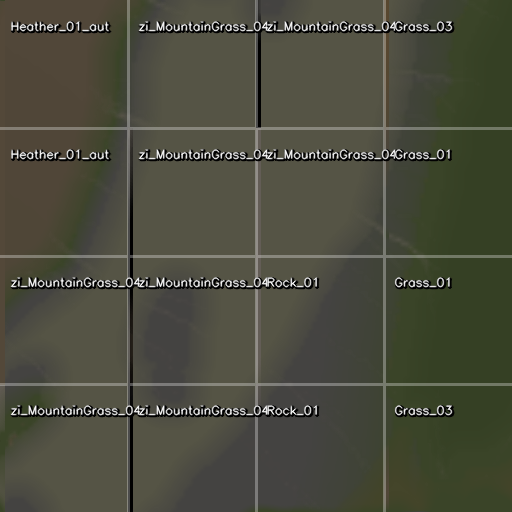
#> input picture tile_1_13_debug.png, 512 x 512 px; its folder holds only this picture in this run
$ python simulate_masks.py --masks-dir .
#> lines starting #> are read from the running program, lines starting #| are printed output that depends on the picture; after the words box and inside, x2 and y2 are one past the last pixel; in counts of white or black regions, pixels touching at a corner belong together
### clean_weights.py
"""
Clean Weights - Module en lecture seule pour l'onglet Corrections

Modes d'analyse disponibles (appelés depuis l'application) :
1. mode_scan       : Scan rapide, liste tiles avec slots négligeables
2. mode_inspect    : Image debug 800×800 avec rendu texturé
3. mode_validate   : Valider la cohérence d'une tile
4. mode_weights    : Afficher les poids réels (0-31) par matériau
5. mode_scan_zone  : Scanner les blocs Zone B et lister résidus

Note : Les modes d'écriture ont été retirés à l'étape 4c (archivés hors dépôt).
"""

import struct
import sys
import json
import numpy as np
import cv2
from pathlib import Path
from typing import Dict, List, Tuple, Optional

# Import modules terrain
sys.path.insert(0, str(Path(__file__).parent.parent))
from edds_decoder import decode_edds_layer, extract_all_weights
from catalog_config import get_catalog_path


# ============================================================================
# UTILITAIRES LECTURE/ÉCRITURE
# ============================================================================

_LRS2_SHIFT_LOGGED = set()  # Track (grid_w, num_blk) déjà loggés

# [21 lines left out: function compute_lrs2_shift, not called in this run]

def read_lrs2_from_ttile(ttile_path: Path, grid_w: int = 32, num_blk: int = 4) -> Optional[Dict[Tuple[int, int], List[int]]]:
    """Lit le chunk LRS2 d'un .ttile."""
    if not ttile_path.exists():
        return None

    shift = compute_lrs2_shift(grid_w, num_blk)
    mask = (1 << shift) - 1

    try:
        data = ttile_path.read_bytes()
        lrs2_offset = data.find(b'LRS2')
        if lrs2_offset == -1:
            return None

        chunk_size = struct.unpack_from('>I', data, lrs2_offset + 4)[0]
        lrs2_data = data[lrs2_offset + 8:lrs2_offset + 8 + chunk_size]

        blocks = {}
        pos = 0

        while pos < len(lrs2_data):
            if pos + 6 > len(lrs2_data):
                break

            index = struct.unpack_from('<I', lrs2_data, pos)[0]
            count = struct.unpack_from('<H', lrs2_data, pos + 4)[0]

            if count == 0 or count > 7:
                break

            mat_ids = list(struct.unpack_from(f'<{count}H', lrs2_data, pos + 6))

            # Extraire coordonnées locales (0-3, 0-3)
            bx_global = index & mask
            by_global = (index >> shift) & mask
            bx_local = bx_global % num_blk
            by_local = by_global % num_blk

            # Stocker (local, local, index_original) pour préserver l'index LRS2
            blocks[(bx_local, by_local)] = (mat_ids, index)
            pos += 6 + count * 2

        return blocks

    except Exception:
        return None


# [852 lines left out: functions find_layer_path, read_layer_dds, calculate_lrs2_coords, analyze_block_weights, extract_tile_id, mode_scan and 5 more, not called in this run]

# ============================================================================
# MODE 7: SCAN-ZONE et CLEAN-ZONE
# ============================================================================

# Constantes Zone B
ALLOWED_MATS_ZONE_B = {0, 3}  # Grass_03_defaut (w0) + Grass_03 (ID=3)
# Note: SeaBed_01 sera ajouté dynamiquement depuis surfaces


# [254 lines left out: functions get_zone_b_blocks, mode_scan_zone, not called in this run]


# ============================================================================
# MODE 8: RESET-ZONE
# ============================================================================


# ============================================================================
# MAIN
# ============================================================================

### catalog_config.py
# -*- coding: utf-8 -*-
"""
catalog_config.py — Configuration centralisée du chemin du catalog.json
Compatible : mode dev, mode exe (PyInstaller), usage standalone des scripts.

Ce module est importé par main.py et tous les scripts nécessitant le catalog.
"""

import sys
from pathlib import Path

# ============================================================================
# DÉFINITION UNIQUE DES CHEMINS (DEV + EXE)
# ============================================================================

if getattr(sys, 'frozen', False):
    # Mode EXE (PyInstaller)
    USER_DIR = Path.home() / "Documents" / "MapGeneratorPro"
else:
    # Mode DEV
    USER_DIR = Path(__file__).resolve().parent

TEXTURES_USER_DIR = USER_DIR / "data" / "Textures_ArmaReforger" / "Textures"

# ----------------------------------------------------------------------
# Fonction utilitaire pour obtenir le chemin du catalog.json
# ----------------------------------------------------------------------
def get_catalog_path() -> Path:
    """
    Retourne le chemin absolu du catalog.json global.

    Résolution centralisée :
    - Mode EXE : Documents/MapGeneratorPro/data/Textures_ArmaReforger/Textures/catalog.json
    - Mode DEV : <racine_projet>/data/Textures_ArmaReforger/Textures/catalog.json

    Returns:
        Path: Chemin absolu vers catalog.json
    """
    return TEXTURES_USER_DIR / "catalog.json"


# Constante pour usage direct
CATALOG_PATH = get_catalog_path()

# ----------------------------------------------------------------------
# Test du module
# ----------------------------------------------------------------------
# [7 lines that do not run on import are left out]

### simulate_masks.py
"""
simulate_masks.py — Simulation budget slots par bloc (lecture seule)
=====================================================================
Génère une image PNG 4096×4096 montrant le budget de slots
par bloc après simulation de l'empilement des masques.

Usage:
    python simulate_masks.py --masks-dir path/to/masks
    python simulate_masks.py --masks-dir path/to/masks --output budget.png
"""

import argparse
import sys
import numpy as np
import cv2
from pathlib import Path
from collections import defaultdict

# Import fonctions depuis clean_weights.py
from clean_weights import (
    find_layer_path,
    read_layer_dds,
    read_lrs2_from_ttile,
)

# Chemins
DATA_DIR = Path(r"I:\Reforger_addons travail\Zimnitrita_map\World\Zimnitrita\Terrain\.Data")
EDITOR_DATA_DIR = Path(r"I:\Reforger_addons travail\Zimnitrita_map\World\Zimnitrita\Terrain\.EditorData")
TTILE_DIR = DATA_DIR

# Constantes
TILE_GRID = 32
BLOC_PER_TILE = 4
TOTAL_BLOCS = 128
BUDGET_MAX = 7
CELL = 32
OUT_SIZE = TOTAL_BLOCS * CELL  # 4096

# Couleurs
COLOR_OK = (0, 180, 0)          # Vert (0-5 slots)
COLOR_LIMIT = (255, 160, 0)     # Orange (6 slots)
COLOR_OVER = (220, 0, 0)        # Rouge (7 slots)
COLOR_CRITICAL = (140, 0, 0)    # Rouge foncé (8+ slots)
COLOR_GRID = (60, 60, 60)       # Gris (grille tuiles)


def detect_bloc_px(mask_size: int) -> int:
    """
    Détecte le nombre de pixels par bloc dans le masque.

    Args:
        mask_size: largeur du masque en pixels

    Returns:
        pixels par bloc
    """
    if mask_size >= 8000:
        return 62  # ~62.5px par bloc
    elif mask_size >= 4000:
        return 32  # 4096/128 = 32px par bloc
    else:
        return mask_size // TOTAL_BLOCS


def read_current_slots() -> np.ndarray:
    """
    Lit l'état actuel des .edds pour compter les slots occupés par bloc.

    Returns:
        Array (128, 128) avec le nombre de slots actuels par bloc
    """
    print("[1/4] Lecture état actuel des .edds...")

    slots_actuels = np.zeros((TOTAL_BLOCS, TOTAL_BLOCS), dtype=np.uint8)

    for ty_reforger in range(TILE_GRID):
        for tx in range(TILE_GRID):
            tile_id = ty_reforger * 32 + tx

            # Lire LRS2
            ttile_path = TTILE_DIR / f"Terrain_{tile_id}.ttile"
            lrs2_blocks = read_lrs2_from_ttile(ttile_path)

            if lrs2_blocks is None:
                continue

            # Compter slots par bloc
            for (bx, by), (mat_ids, orig_index) in lrs2_blocks.items():
                bx_global = tx * 4 + bx
                ty_png = 31 - ty_reforger
                by_global = ty_png * 4 + by
                slots_actuels[by_global, bx_global] = len(mat_ids)

    nb_total = np.count_nonzero(slots_actuels)
    print(f"  {nb_total} blocs avec slots actuels (moyenne: {slots_actuels[slots_actuels>0].mean():.1f})")

    return slots_actuels


def simulate_masks_stacking(masks_dir: Path, slots_actuels: np.ndarray, exclude: list = None, threshold: float = 0.10) -> tuple:
    """
    Simule l'empilement des masques PNG.

    Args:
        masks_dir: dossier contenant les masques PNG
        slots_actuels: array (128, 128) avec slots actuels
        exclude: liste de noms de fichiers à ignorer (optionnel)
        threshold: seuil de coverage minimum pour compter +1 slot (défaut: 0.10)

    Returns:
        (total_slots, mask_contributions)
        total_slots: array (128, 128) avec total après empilement
        mask_contributions: dict {mask_name: count_blocs_touched}
    """
    print("[2/4] Simulation empilement masques...")

    # Charger tous les masques dans l'ordre alphabétique
    mask_files = sorted(masks_dir.glob("*.png"))

    # Filtrer les fichiers exclus
    if exclude:
        exclude_set = set(exclude)
        mask_files = [f for f in mask_files if f.name not in exclude_set]
        if exclude_set:
            print(f"  Exclus: {', '.join(sorted(exclude_set))}")

    if not mask_files:
        print(f"[ERR] Aucun masque PNG trouvé dans {masks_dir}")
        sys.exit(1)

    print(f"  {len(mask_files)} masques à empiler")

    slots_masques = np.zeros((TOTAL_BLOCS, TOTAL_BLOCS), dtype=np.uint8)
    mask_contributions = {}

    for mask_file in mask_files:
        # Charger masque
        mask_img = cv2.imread(str(mask_file), cv2.IMREAD_UNCHANGED)
        if mask_img is None:
            print(f"  [WARN] Impossible de lire {mask_file.name}")
            continue

        # Convertir en binaire
        if len(mask_img.shape) == 3:
            mask_img = cv2.cvtColor(mask_img, cv2.COLOR_BGR2GRAY)
        mask_bin = (mask_img > 0).astype(np.uint8)

        h, w = mask_bin.shape
        bloc_px = detect_bloc_px(w)

        # Compter les blocs touchés par ce masque
        blocs_touched = 0

        for by_global in range(TOTAL_BLOCS):
            for bx_global in range(TOTAL_BLOCS):
                y0 = by_global * bloc_px
                x0 = bx_global * bloc_px
                y1 = min(y0 + bloc_px, h)
                x1 = min(x0 + bloc_px, w)

                zone_bloc = mask_bin[y0:y1, x0:x1]

                # Si coverage >= threshold → +1 slot
                coverage = zone_bloc.sum() / zone_bloc.size
                if coverage >= threshold:
                    if slots_masques[by_global, bx_global] == 0:
                        blocs_touched += 1
                    slots_masques[by_global, bx_global] += 1

        mask_contributions[mask_file.name] = blocs_touched
        print(f"  {mask_file.name}: {blocs_touched} blocs touchés")

    # Total = slots actuels + slots masques
    total_slots = slots_actuels + slots_masques

    return total_slots, mask_contributions


def generate_budget_image(total_slots: np.ndarray) -> np.ndarray:
    """
    Génère l'image 4096×4096 avec code couleur par budget.

    Args:
        total_slots: array (128, 128) avec total slots par bloc

    Returns:
        Image BGR (4096, 4096, 3)
    """
    print("[3/4] Génération image budget...")

    img = np.zeros((OUT_SIZE, OUT_SIZE, 3), dtype=np.uint8)

    # Pour chaque bloc
    for by in range(TOTAL_BLOCS):
        for bx in range(TOTAL_BLOCS):
            slots = total_slots[by, bx]

            # Choisir couleur
            if slots <= 5:
                color = COLOR_OK
            elif slots == 6:
                color = COLOR_LIMIT
            elif slots == 7:
                color = COLOR_OVER
            else:
                color = COLOR_CRITICAL

            # Dessiner carré 32×32
            y0 = by * CELL
            x0 = bx * CELL
            img[y0:y0+CELL, x0:x0+CELL] = color

    # Grille tuiles (toutes les 128px = 4 blocs)
    for i in range(1, TILE_GRID):
        pos = i * BLOC_PER_TILE * CELL
        cv2.line(img, (pos, 0), (pos, OUT_SIZE), COLOR_GRID, 1)
        cv2.line(img, (0, pos), (OUT_SIZE, pos), COLOR_GRID, 1)

    return img


def print_statistics(total_slots: np.ndarray, mask_contributions: dict):
    """
    Affiche les statistiques en console.

    Args:
        total_slots: array (128, 128) avec total slots par bloc
        mask_contributions: dict {mask_name: count_blocs_touched}
    """
    print("[4/4] Statistiques budget...")
    print()
    print("=" * 80)
    print("RÉSULTAT SIMULATION")
    print("=" * 80)

    # Comptage par catégorie
    ok = np.sum(total_slots <= 5)
    limit = np.sum(total_slots == 6)
    over = np.sum(total_slots == 7)
    critical = np.sum(total_slots >= 8)

    print()
    print("Budget par bloc :")
    print(f"  0-5 slots (OK)         : {ok:5d} blocs ({ok/TOTAL_BLOCS**2*100:5.1f}%)")
    print(f"  6 slots (Limite)       : {limit:5d} blocs ({limit/TOTAL_BLOCS**2*100:5.1f}%)")
    print(f"  7 slots (Dépassement)  : {over:5d} blocs ({over/TOTAL_BLOCS**2*100:5.1f}%)")
    print(f"  8+ slots (Critique)    : {critical:5d} blocs ({critical/TOTAL_BLOCS**2*100:5.1f}%)")

    # Masques contributeurs
    print()
    print("Contribution par masque (blocs touchés) :")
    for mask_name, count in sorted(mask_contributions.items(), key=lambda x: -x[1]):
        print(f"  {mask_name}: {count} blocs")

    # Tuiles avec le plus de conflits
    print()
    print("Tuiles avec le plus de dépassements (≥7 slots) :")
    tiles_issues = defaultdict(int)

    for by in range(TOTAL_BLOCS):
        for bx in range(TOTAL_BLOCS):
            if total_slots[by, bx] >= 7:
                tx = bx // 4
                ty_reforger = by // 4
                tiles_issues[(tx, ty_reforger)] += 1

    if tiles_issues:
        for (tx, ty_reforger), count in sorted(tiles_issues.items(), key=lambda x: -x[1])[:10]:
            tile_id = ty_reforger * 32 + tx
            print(f"  Tuile ({tx:2d},{ty_reforger:2d}) T{tile_id:3d} : {count} blocs en dépassement")
    else:
        print("  Aucun dépassement détecté !")

    print()


def main():
    parser = argparse.ArgumentParser(
        description='Simulation budget slots par bloc (lecture seule)',
        formatter_class=argparse.RawDescriptionHelpFormatter,
        epilog="""
Exemples:
  python simulate_masks.py --masks-dir data/projects/Zimnitrita/exports_mask
  python simulate_masks.py --masks-dir masks/ --output budget_slots.png
        """
    )

    parser.add_argument('--masks-dir', type=str, required=True,
                       help='Dossier contenant les masques PNG')
    parser.add_argument('--output', type=str, default='simulate_masks.png',
                       help='Chemin du PNG de sortie (défaut: simulate_masks.png)')
    parser.add_argument('--exclude', nargs='*', default=[],
                       help='Noms de fichiers PNG à exclure de la simulation')
    parser.add_argument('--threshold', type=float, default=0.10,
                       help='Seuil de coverage minimum pour +1 slot (défaut: 0.10)')

    args = parser.parse_args()

    masks_dir = Path(args.masks_dir)
    output_path = Path(args.output)

    if not masks_dir.exists():
        print(f"[ERR] Dossier masques introuvable: {masks_dir}")
        return 1

    print("=" * 80)
    print("SIMULATION BUDGET SLOTS PAR BLOC")
    print("=" * 80)
    print(f"Masques: {masks_dir}")
    print(f"Output:  {output_path}")
    print()

    # 1. Lire état actuel
    slots_actuels = read_current_slots()

    # 2. Simuler empilement
    total_slots, mask_contributions = simulate_masks_stacking(masks_dir, slots_actuels, args.exclude, args.threshold)
#> in simulate_masks_stacking, mask_img is the input picture: shape (512, 512, 3); mean B, G, R 61.5, 76.1, 75.1
#> in simulate_masks_stacking, `mask_img = cv2.cvtColor(mask_img, cv2.COLOR_BGR2GRAY)`:
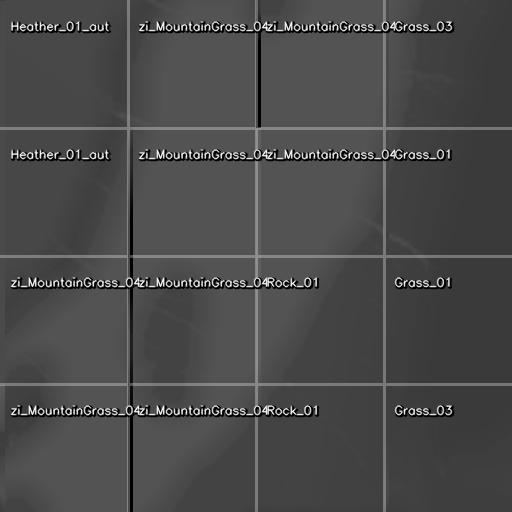
#> mask_img: shape (512, 512); min 0, max 254, mean 74.3
#> in simulate_masks_stacking, `mask_bin = (mask_img > 0).astype(np.uint8)`:
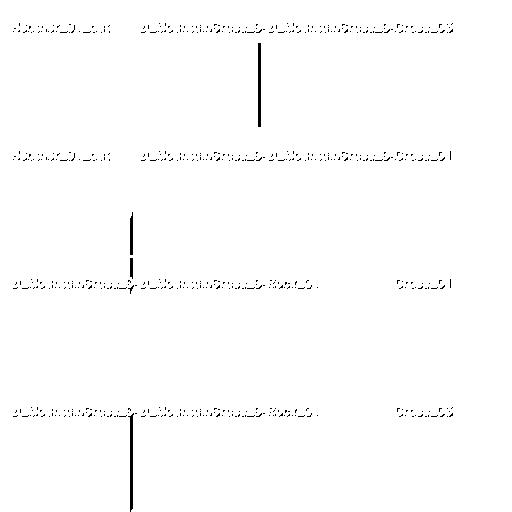
#> mask_bin: shape (512, 512); values 0 (black) and 1 (white), 99.1% white; black in thin lines or dots, all inside (x1, y1, x2, y2) = (13, 23, 453, 512)
#> after the loop in simulate_masks_stacking, `for by_global in range(TOTAL_BLOCS):`: slots_masques: shape (128, 128); every value is 1
#> after the loop in simulate_masks_stacking, `for by_global in range(TOTAL_BLOCS):`: blocs_touched = 16384
#|   tile_1_13_debug.png: 16384 blocs touchés
#> mask_contributions = {'tile_1_13_debug.png': 16384}

    # 3. Générer image
    img = generate_budget_image(total_slots)
#> after the loop in generate_budget_image, `for by in range(TOTAL_BLOCS):`:
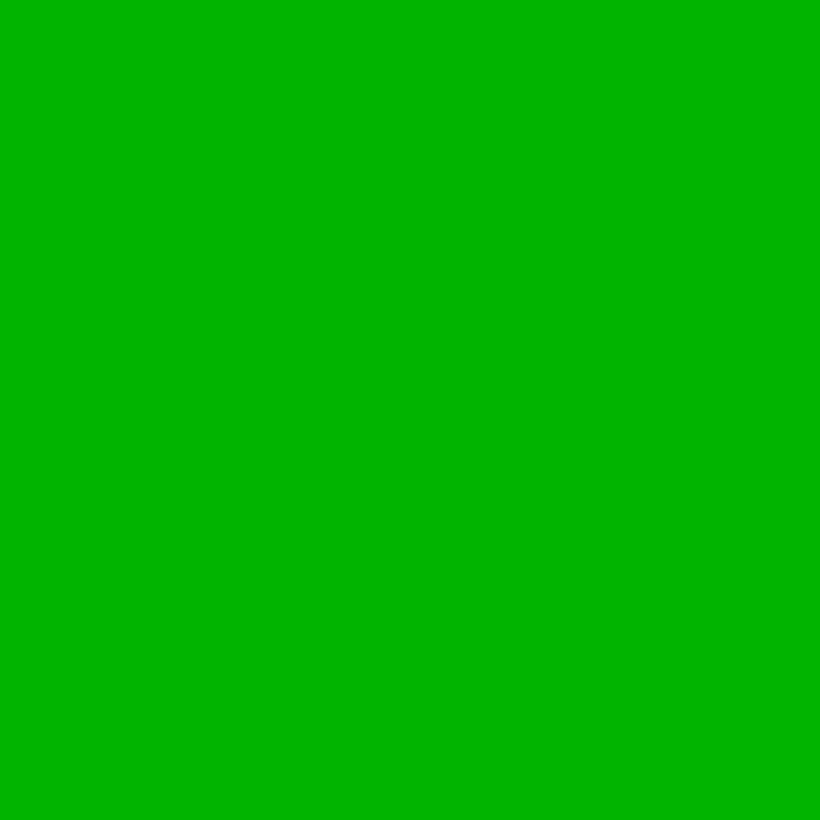
#> img: shape (4096, 4096, 3) (shown at 1/5 size); mean of channels 0, 1, 2 0, 180, 0; drawn as B, G, R

    # 4. Sauvegarder
    cv2.imwrite(str(output_path), img)
    print(f"  Image sauvegardée: {output_path}")

    # 5. Statistiques
    print_statistics(total_slots, mask_contributions)
#> in print_statistics, `ok = np.sum(total_slots <= 5)`: ok = 16384
#> in print_statistics, `limit = np.sum(total_slots == 6)`: limit = 0
#|   0-5 slots (OK)         : 16384 blocs (100.0%)
#|   6 slots (Limite)       :     0 blocs (  0.0%)
#|   7 slots (Dépassement)  :     0 blocs (  0.0%)
#|   8+ slots (Critique)    :     0 blocs (  0.0%)
#> the loop in print_statistics, `for mask_name, count in sorted(mask_contributions.items(), key=lambda ..` made 1 pass
#> (mask_name, count) on pass 1: ('tile_1_13_debug.png', 16384)
#|   tile_1_13_debug.png: 16384 blocs

    print("=" * 80)
    print("Simulation terminée")
    print("=" * 80)

    return 0


if __name__ == '__main__':
    sys.exit(main())
#> (the program exits here)
